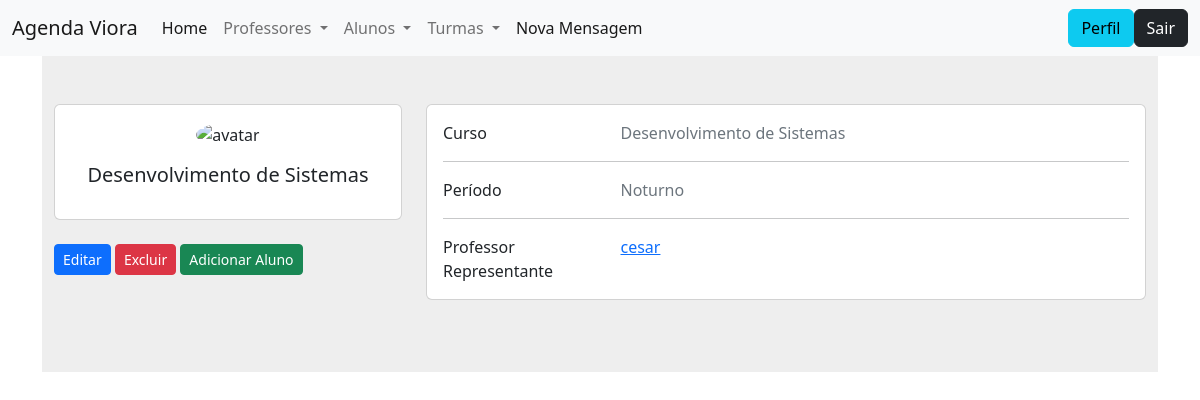
The app's page /modulos/turma/visualizar.php?ID=5 with its own data.
### tables this page shows
CREATE TABLE `turma` (
  `ID` int(5) NOT NULL,
  `curso` varchar(100) NOT NULL,
  `periodo` varchar(20) NOT NULL,
  `data` date NOT NULL,
  `professor_id` int(11) NOT NULL,
  `aluno_id` int(11) NOT NULL
);

CREATE TABLE `professor` (
  `ID` int(5) NOT NULL,
  `nome` text NOT NULL,
  `telefone` bigint(20) NOT NULL,
  `telefone_sec` bigint(20) NOT NULL,
  `email` varchar(50) NOT NULL,
  `email_sec` varchar(50) NOT NULL,
  `email_inst` varchar(50) NOT NULL,
  `senha` varchar(40) NOT NULL,
  `senha_conf` varchar(40) NOT NULL
);

### funcoes/conexao.php (called while the page is built, shortened)
<?php
    function retornaDado($sql)
    {
        $conexao = $GLOBALS['conexaoBanco'];
        $resposta = $conexao->query($sql);
        return $resposta->fetch();
    }

### config.php (called while the page is built, shortened)
<?php
    include_once path('funcoes/conexao.php');
    function path($file)
    {
        return ROOT_DIR . '/' . $file;
    }
    function arquivo($file)
    {
        return ROOT_PATH . $file;
    }

### modulos/turma/visualizar.php (the view, shortened to what this page needs)
<?php
include_once "../../config.php";
?>
<!DOCTYPE html>
<html lang="pt-BR">
<?php include_once path('templates/head.php') ?>
<body>
  <?php include_once path('templates/barra_navegacao.php') ?>
  <div class="container" id="lateral2">
    <?php
      $id = $_GET['ID'];
      $sql = "SELECT
                *
              FROM
                turma
                left join professor on (turma.professor_id = professor.ID)
              WHERE turma.ID = $id";
      $turma = retornaDado($sql);
    ?>
    <section style="background-color: #eee;">
      <div class="container py-5">
        <div class="row">
          <div class="col-lg-4">
            <div class="card mb-4">
              <div class="card-body text-center">
                <img src="https://cdn-icons-png.flaticon.com/512/69/69589.png" alt="avatar" class="rounded-circle img-fluid" style="width: 150px;">
                <h5 class="my-3"><?= $turma['curso'] ?></h5>
              </div>
            </div>
            <a class="btn btn-sm btn-primary"  href="editar.php?ID=<?=    $turma['ID'] ?>">Editar</a>
            <a class="btn btn-sm btn-danger"   href="deletar.php?ID=<?=   $turma['ID'] ?>">Excluir</a>
            <a class="btn btn-sm btn-success"  href="adicionar_aluno.php?ID=<?=   $turma['ID'] ?>">Adicionar Aluno</a>
          </div>
          <div class="col-lg-8">
            <div class="card mb-4">
              <div class="card-body">
                <div class="row">
                  <div class="col-sm-3">
                    <p class="mb-0">Curso</p>
                  </div>
                  <div class="col-sm-9">
                    <p class="text-muted mb-0"><?= $turma['curso'] ?></p>
                  </div>
                </div>
                <hr>
                <div class="row">
                  <div class="col-sm-3">
                    <p class="mb-0">Período</p>
                  </div>
                  <div class="col-sm-9">
                    <p class="text-muted mb-0"><?= $turma['periodo'] ?></p>
                  </div>
                </div>
                <hr>
                <div class="row">
                  <div class="col-sm-3">
                    <p class="mb-0">Professor Representante</p>
                  </div>
                  <div class="col-sm-9">
                    <p class="text-muted mb-0">
                      <a href="<?= arquivo('modulos/professores/visualizar.php?ID=' . $turma['professor_id']) ?>">
                        <?= $turma['nome'] ?>
                      </a>
                    </p>
                  </div>
                </div>
              </div>
            </div>
          </div>
        </div>
      </div>
    </section>
  </div>
</body>
</html>

### records on screen
turma: curso "Desenvolvimento de Sistemas", periodo "Noturno", professor.nome "cesar"
